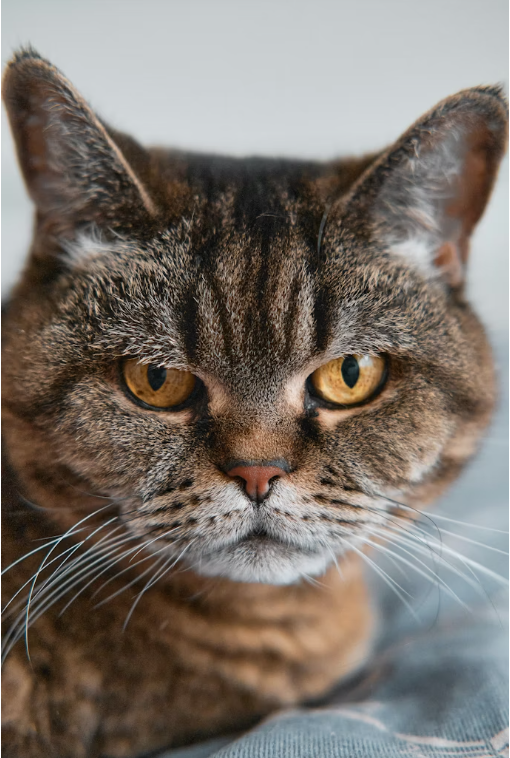
#> input picture DIP/cat.png, 510 x 758 px
$ jupyter execute 13.ipynb
#> lines starting #> are read from the running program, lines starting #| are printed output that depends on the picture
## Problem 13
Write a Python program to implement non-linear filters (Median, Max, Min filters) for noise reduction.

[cell 1]
import cv2
import numpy as np
import matplotlib.pyplot as plt

# Read Image
image = cv2.imread("cat.png")
#> image is the input picture: shape (758, 510, 3); mean B, G, R 107.2, 114.9, 123.1

# Add Salt-and-Pepper Noise
noisy_image = image.copy()

# Amount of noise
noise_probability = 0.05

# Random noise mask
random_values = np.random.random(image.shape[:2])

# Salt noise (white)
noisy_image[random_values < noise_probability / 2] = 255

# Pepper noise (black)
noisy_image[
    (random_values >= noise_probability / 2) &
    (random_values < noise_probability)
] = 0
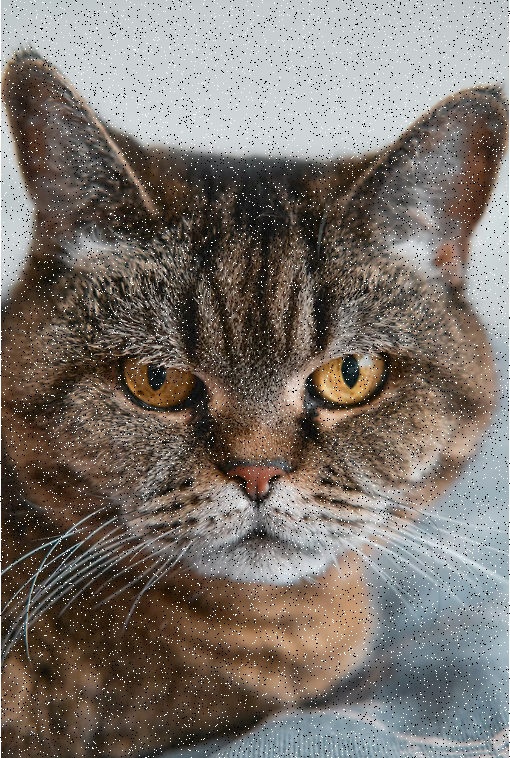
#> noisy_image: shape (758, 510, 3); mean B, G, R 108.3, 115.5, 123.4

# Manual Filter Implementations
def median_filter_manual(image, kernel_size=5):
#> called with kernel_size = 5
    h, w = image.shape[:2]
#> h = 758; w = 510
    pad = kernel_size // 2
    output = np.zeros_like(image, dtype=np.float32)

    # Add padding to the image
    if len(image.shape) == 3:
        padded = np.pad(image, ((pad, pad), (pad, pad), (0, 0)), mode='reflect')
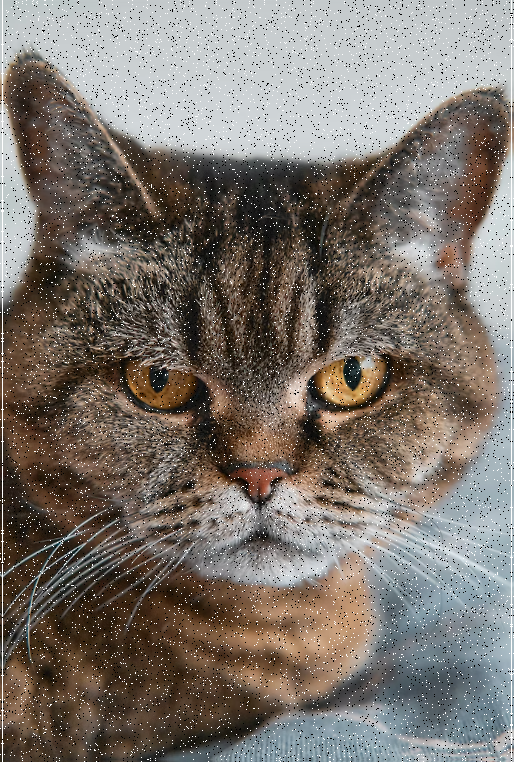
#> padded: shape (762, 514, 3); mean B, G, R 108.8, 116, 123.7
    else:
        padded = np.pad(image, pad, mode='reflect')

    # Apply filter
    for i in range(h):
        for j in range(w):
            if len(image.shape) == 3:
                for c in range(image.shape[2]):
                    region = padded[i:i+kernel_size, j:j+kernel_size, c]
                    output[i, j, c] = np.median(region)
            else:
                region = padded[i:i+kernel_size, j:j+kernel_size]
                output[i, j] = np.median(region)
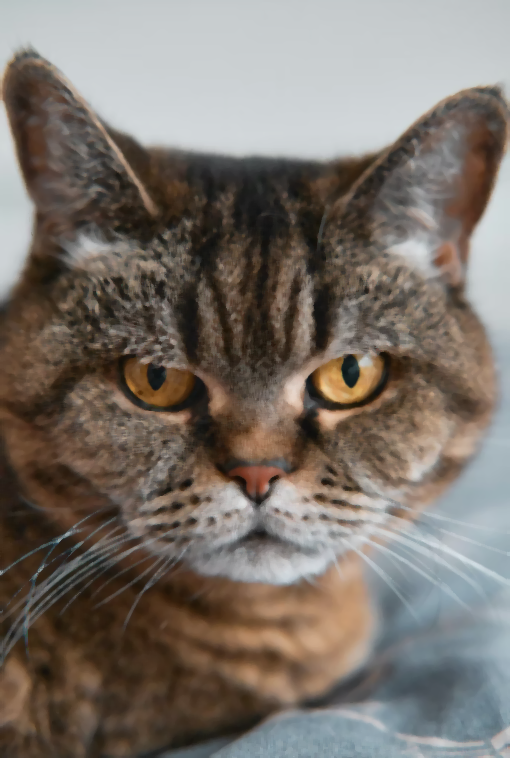
#> output: shape (758, 510, 3) float32; mean B, G, R 106.3, 114, 122.2

    return np.uint8(output)

def max_filter_manual(image, kernel_size=5):
#> called with kernel_size = 5
    h, w = image.shape[:2]
#> h = 758; w = 510
    pad = kernel_size // 2
    output = np.zeros_like(image, dtype=np.float32)

    # Add padding to the image
    if len(image.shape) == 3:
        padded = np.pad(image, ((pad, pad), (pad, pad), (0, 0)), mode='reflect')
    else:
        padded = np.pad(image, pad, mode='reflect')

    # Apply filter
    for i in range(h):
        for j in range(w):
            if len(image.shape) == 3:
                for c in range(image.shape[2]):
                    region = padded[i:i+kernel_size, j:j+kernel_size, c]
                    output[i, j, c] = np.max(region)
            else:
                region = padded[i:i+kernel_size, j:j+kernel_size]
                output[i, j] = np.max(region)
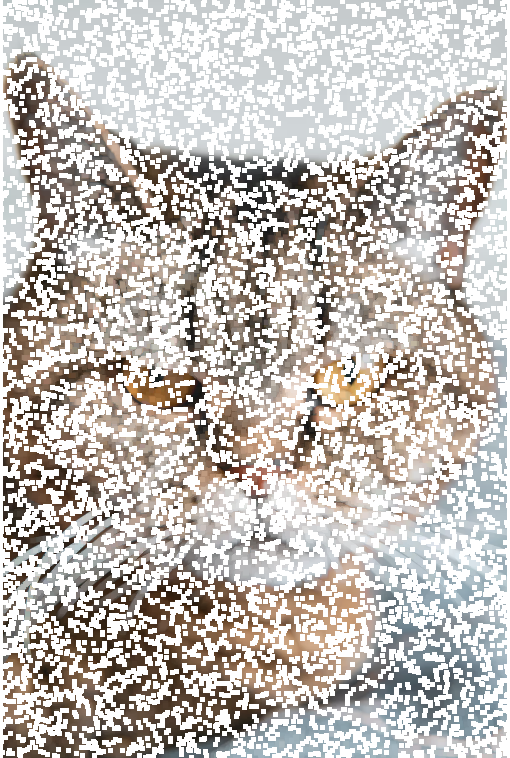
#> output: shape (758, 510, 3) float32; mean B, G, R 187.6, 191.9, 196.9

    return np.uint8(output)

def min_filter_manual(image, kernel_size=5):
#> called with kernel_size = 5
    h, w = image.shape[:2]
#> h = 758; w = 510
    pad = kernel_size // 2
    output = np.zeros_like(image, dtype=np.float32)

    # Add padding to the image
    if len(image.shape) == 3:
        padded = np.pad(image, ((pad, pad), (pad, pad), (0, 0)), mode='reflect')
    else:
        padded = np.pad(image, pad, mode='reflect')

    # Apply filter
    for i in range(h):
        for j in range(w):
            if len(image.shape) == 3:
                for c in range(image.shape[2]):
                    region = padded[i:i+kernel_size, j:j+kernel_size, c]
                    output[i, j, c] = np.min(region)
            else:
                region = padded[i:i+kernel_size, j:j+kernel_size]
                output[i, j] = np.min(region)
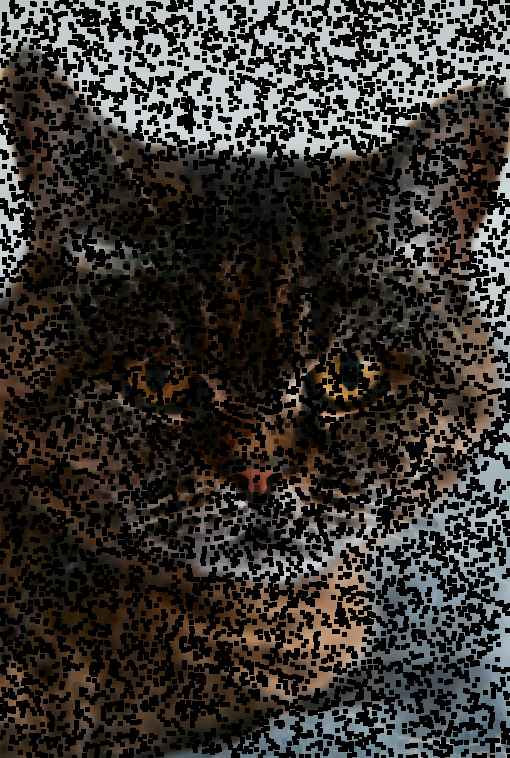
#> output: shape (758, 510, 3) float32; mean B, G, R 47.7, 51.5, 55.2

    return np.uint8(output)

# 1. Median Filter
# Median filter is very effective for
# salt-and-pepper noise
median_filter = median_filter_manual(noisy_image, 5)

# 2. Max Filter
# Max filter replaces each pixel with
# the maximum value in its neighborhood
max_filter = max_filter_manual(noisy_image, 5)

# 3. Min Filter
# Min filter replaces each pixel with
# the minimum value in its neighborhood
min_filter = min_filter_manual(noisy_image, 5)

# Display Results
plt.figure(figsize=(12, 10))

# Original
plt.subplot(2, 3, 1)
plt.imshow(image)
plt.title("Original Image")
plt.axis("off")

# Noisy
plt.subplot(2, 3, 2)
plt.imshow(noisy_image)
plt.title("Noisy Image")
plt.axis("off")

# Median
plt.subplot(2, 3, 3)
plt.imshow(median_filter)
plt.title("Median Filter")
plt.axis("off")

# Max
plt.subplot(2, 3, 4)
plt.imshow(max_filter)
plt.title("Max Filter")
plt.axis("off")

# Min
plt.subplot(2, 3, 5)
plt.imshow(min_filter)
plt.title("Min Filter")
plt.axis("off")

plt.tight_layout()
plt.show()
#> figure, not shown here; B, G, R data is drawn as R, G, B
